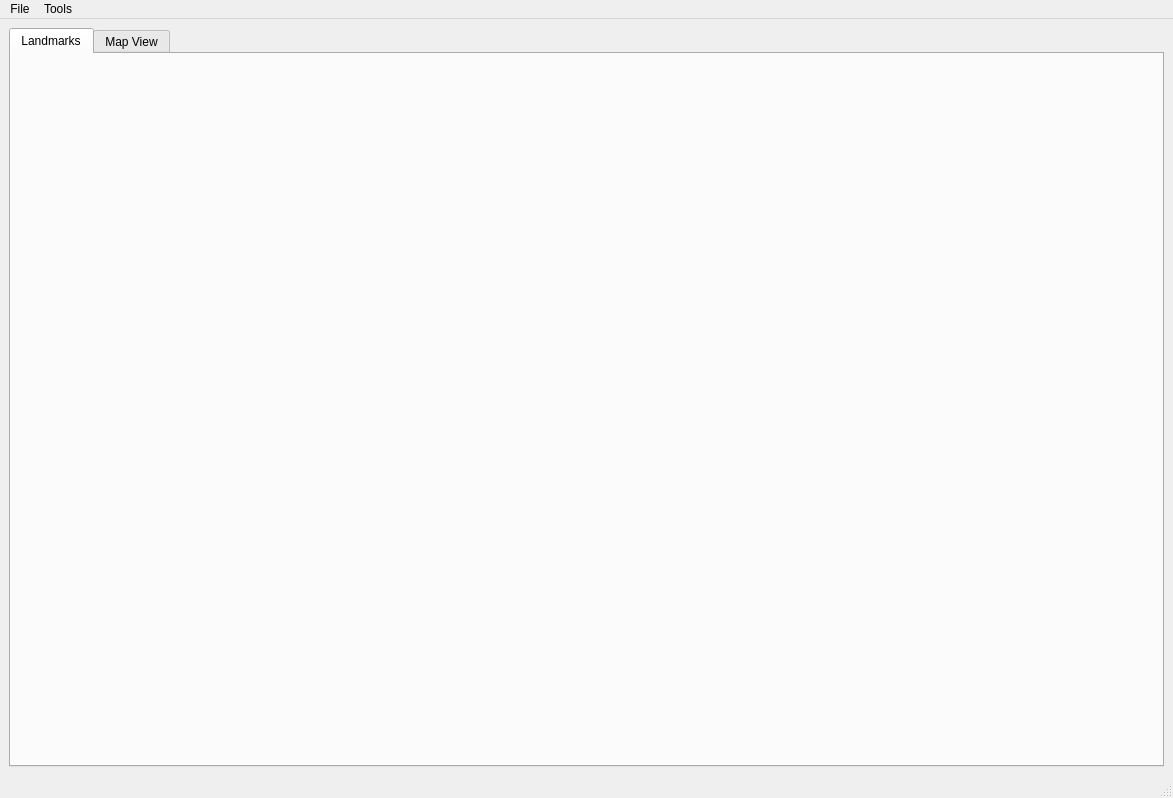
<?xml version="1.0" encoding="UTF-8"?>
<ui version="4.0">
 <class>MainWindow</class>
 <widget class="QMainWindow" name="MainWindow">
  <property name="geometry">
   <rect>
    <x>0</x>
    <y>0</y>
    <width>1173</width>
    <height>798</height>
   </rect>
  </property>
  <property name="windowTitle">
   <string>MainWindow</string>
  </property>
  <widget class="QWidget" name="centralwidget">
   <layout class="QGridLayout" name="gridLayout">
    <item row="0" column="0">
     <widget class="QTabWidget" name="tabWidget">
      <property name="currentIndex">
       <number>0</number>
      </property>
      <widget class="QWidget" name="qtLandmarksWidget">
       <attribute name="title">
        <string>Landmarks</string>
       </attribute>
      </widget>
      <widget class="QWidget" name="qtMapWidget">
       <attribute name="title">
        <string>Map View</string>
       </attribute>
      </widget>
     </widget>
    </item>
   </layout>
  </widget>
  <widget class="QMenuBar" name="menubar">
   <property name="geometry">
    <rect>
     <x>0</x>
     <y>0</y>
     <width>1173</width>
     <height>18</height>
    </rect>
   </property>
   <widget class="QMenu" name="menuTools">
    <property name="title">
     <string>Tools</string>
    </property>
    <addaction name="qtConvertToLandmarksAction"/>
   </widget>
   <widget class="QMenu" name="menuFile">
    <property name="title">
     <string>File</string>
    </property>
    <addaction name="qtLoadMapsAction"/>
    <addaction name="qtLoadWaypointsAction"/>
   </widget>
   <addaction name="menuFile"/>
   <addaction name="menuTools"/>
  </widget>
  <widget class="QStatusBar" name="statusbar"/>
  <action name="action_LoadWaypoints">
   <property name="text">
    <string>Load waypoints/GPS</string>
   </property>
   <property name="shortcut">
    <string>Ctrl+O</string>
   </property>
  </action>
  <action name="action_SaveGPS">
   <property name="text">
    <string>Save as GPS data</string>
   </property>
   <property name="shortcut">
    <string>Ctrl+Shift+S</string>
   </property>
  </action>
  <action name="action_SaveCSV">
   <property name="text">
    <string>Save as CSV data</string>
   </property>
   <property name="shortcut">
    <string>Ctrl+S</string>
   </property>
  </action>
  <action name="qtConvertToLandmarksAction">
   <property name="text">
    <string>Convert to Landmarks</string>
   </property>
  </action>
  <action name="qtLoadWaypointsAction">
   <property name="text">
    <string>Load Waypoints</string>
   </property>
  </action>
  <action name="qtLoadMapsAction">
   <property name="text">
    <string>Load Map</string>
   </property>
  </action>
 </widget>
 <resources/>
 <connections/>
</ui>
